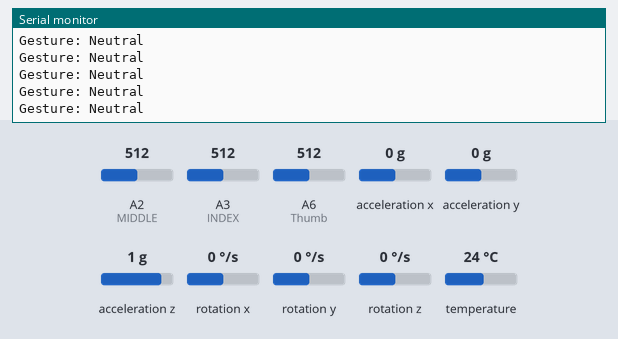
Bench run of a sketch on a simulated Arduino Nano, built with avr-gcc and run on an emulated ATmega328P. On the bench: the last lines printed to the serial monitor. The test bench sets the inputs (shaded band); at power-on: A2 (MIDDLE) = 512, A3 (INDEX) = 512, A6 (Thumb) = 512, acceleration x 0 g, acceleration y 0 g, acceleration z 1 g, rotation x 0 °/s, rotation y 0 °/s, rotation z 0 °/s, temperature 24 °C.

Above: at 4.4 s.
4.5 s: A2 (MIDDLE) set to 832
6.0 s: A2 (MIDDLE) set to 851
At 6.8 s:
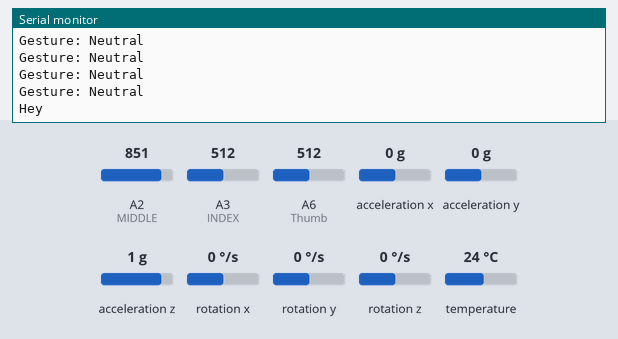
8.5 s: A3 (INDEX) set to 796
At 9.8 s:
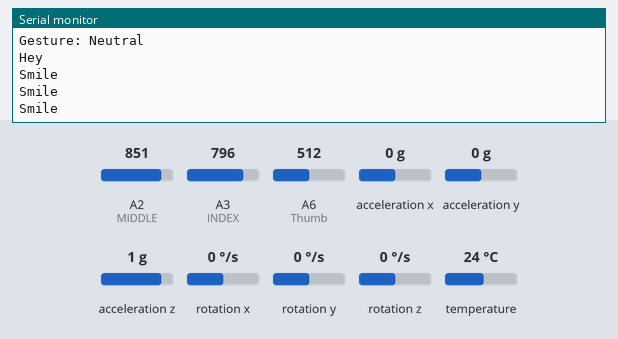
10.0 s: A3 (INDEX) set to 821
At 11.6 s:
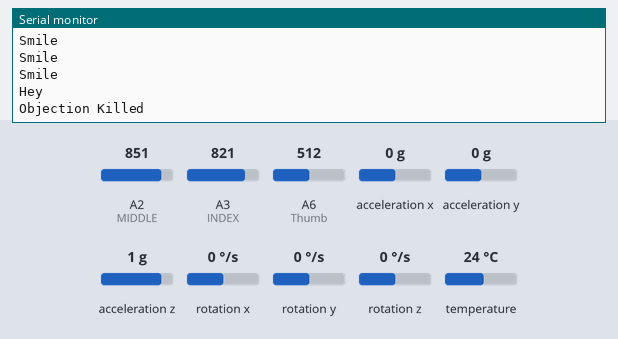
13.5 s: A6 (Thumb) set to 827
At 14.8 s:
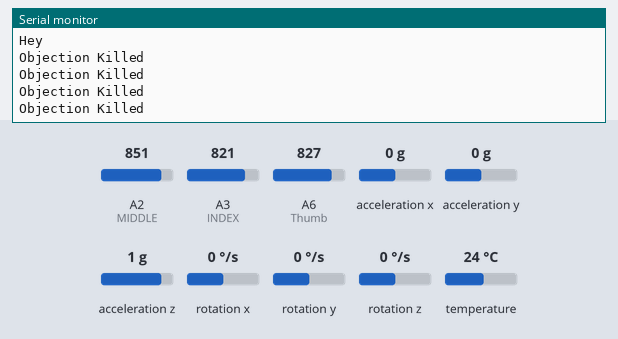
15.0 s: A6 (Thumb) set to 856
At 16.9 s:
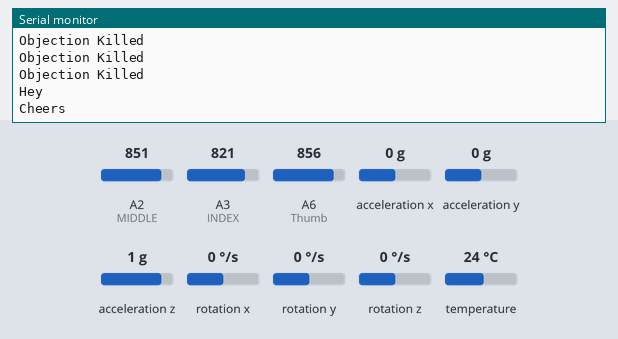

The sketch:

final.ino
```cpp
#include <Wire.h>
#include <Adafruit_MPU6050.h>
#include <Adafruit_Sensor.h>
#include <math.h>
#include <SoftwareSerial.h>
SoftwareSerial BTSerial(11, 12);
const int Thumb = A6;
const int INDEX = A3;
const int MIDDLE = A2;

int lastSum = 0, prevSum = 0;

Adafruit_MPU6050 imu;
int thumbval, indexval, middleval, ringval, pinkyval;
int t, i, m, r, p;

void setup() {
  Serial.begin(9600);
  BTSerial.begin(38400);

  if (!imu.begin()) {
    Serial.println("MPU6050 connection failed!");
    while (1);
  }
  pinMode(Thumb, INPUT);
  pinMode(INDEX, INPUT);
  pinMode(MIDDLE, INPUT);

  Serial.println("MPU6050 connected.");
}

int calculateSum() {
    int t = (analogRead(Thumb) < 845) ? 0 : 2;
    int i = (analogRead(INDEX) < 815) ? 0 : 2;
    int m = (analogRead(MIDDLE) < 845) ? 0 : 2;
    return t + 10 * i + 100 * m;
}

void dynamicFunction(int current, int previous) {
    if (current == 2 && previous == 222) {
        Serial.println("The system is working.");
    } else if(current == 0 && previous == 222){
        Serial.println("Cheers");
    } else {
      Serial.println("Hey");
    }
}

void loop() {
  sensors_event_t a, g, temp;
  imu.getEvent(&a, &g, &temp);

  float acc[3] = {a.acceleration.x / 9.81, a.acceleration.y / 9.81, a.acceleration.z / 9.81};
  float gyro[3] = {g.gyro.x * 180 / PI, g.gyro.y * 180 / PI, g.gyro.z * 180 / PI};

  float pitch = atan2(acc[0], sqrt(acc[1] * acc[1] + acc[2] * acc[2])) * 180 / PI;
  float roll = atan2(acc[1], sqrt(acc[0] * acc[0] + acc[2] * acc[2])) * 180 / PI;
  int sum = calculateSum();
  if (sum == lastSum) {
        switch (sum) {
        case 2: Serial.println("YO !!!"); break;
        case 20: Serial.println("Nicely"); break;
        case 22: Serial.println("* YOU!!!!"); break;
        case 200: Serial.println("Smile"); break;
        case 202:  Serial.println("We are Shadow Knights"); break;
        case 220: Serial.println("Objection Killed"); break;
        case 222: Serial.println("Cheers"); break;
        default:
          if (pitch > 45) {
          Serial.println(gyro[1] > 100 ? "Gesture: Tilt Up with Fast Upward Rotation" : "All Hail *");
          } else if (pitch < -45) {
          Serial.println(gyro[1] < -100 ? "Gesture: Tilt Down with Fast Downward Rotation" : "Bhagwan ke naam pe lele re baba, Roboism mai");
          } else if (roll > 45) {
          Serial.println(gyro[0] > 100 ? "Gesture: Tilt Right with Fast Right Rotation" : "Hello");
          } else if (roll < -45) {
          Serial.println(gyro[0] < -100 ? "Gesture: Tilt Left with Fast Left Rotation" : "Come here");
          } else if (gyro[2] > 100) {
          Serial.println("Juice Pila do");
          delay(400); Serial.println("Musambi ka");
          } else if (gyro[2] < -100) {
          Serial.println("Side hoja bhai");
          } else {
          Serial.println("Gesture: Neutral");
          }
          break;
          }
    } else {
        dynamicFunction(sum, lastSum);
    }
  prevSum = lastSum;
  lastSum = sum;

  delay(1000);
  if (Serial.available()) {
        BTSerial.write(Serial.read());
    }
}
```

Measured:
- the behaviour switches between 844 and 845 on A2 (MIDDLE) (found by bisection; images 0 and 1)
- the behaviour switches between 814 and 815 on A3 (INDEX) (found by bisection; images 2 and 3)
- the behaviour switches between 844 and 845 on A6 (Thumb) (found by bisection; images 4 and 5)
- after the input at 6.0 s, the serial monitor: prints a new line at once (image 1)
- after the input at 10.0 s, the serial monitor: prints a new line at once (image 3)
- after the input at 15.0 s, the serial monitor: prints a new line after 0.05 s (image 5)
